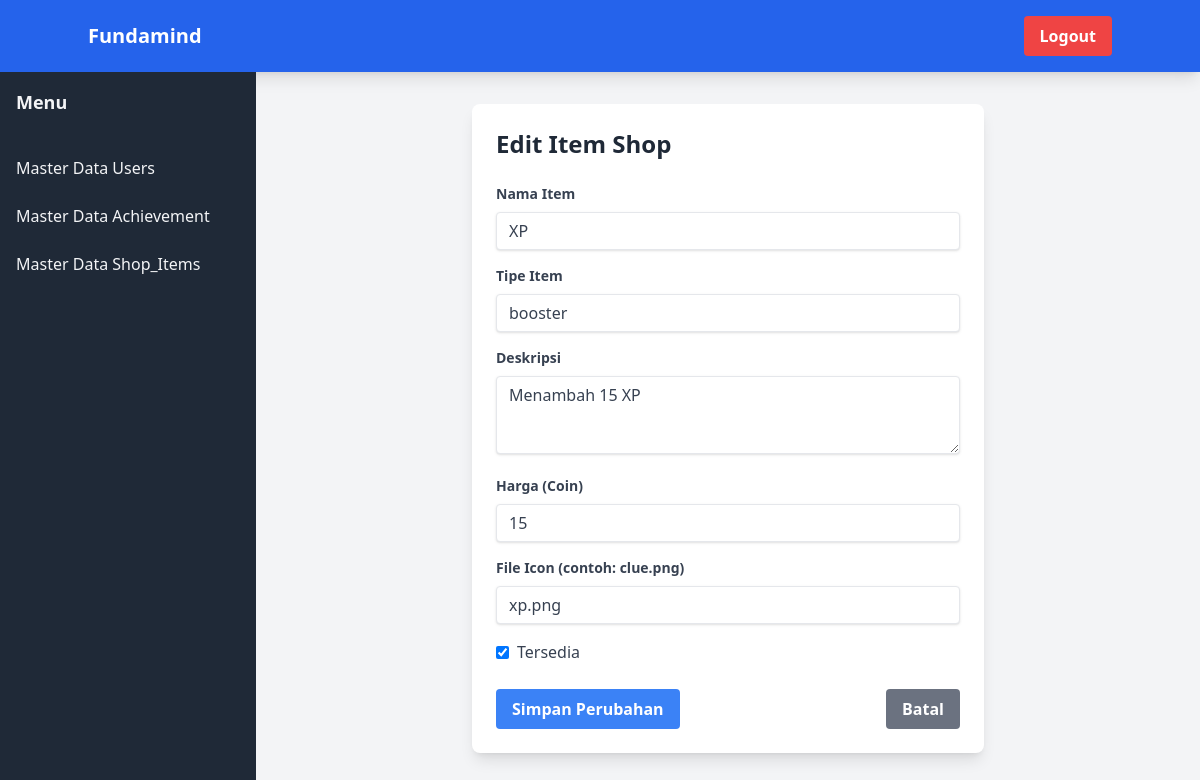
Screenshot of /pages/admin/shop_update.php?id=1 with the database file from the repository.
### tables this page shows
CREATE TABLE `shop_items` (
  `id_item` int NOT NULL,
  `nama_item` varchar(100) NOT NULL,
  `tipe_item` enum('avatar','badge','booster','custom','hint','skip') NOT NULL,
  `deskripsi` text,
  `harga_coin` int DEFAULT '0',
  `file_icon` varchar(255) DEFAULT NULL,
  `efek` text,
  `tersedia` tinyint(1) DEFAULT '1'
);

### pages/admin/shop_update.php (the view, shortened to what this page needs)
<?php
include __DIR__ . '../../db.php';
$id_item = $_GET['id'] ?? null;
$query = "SELECT * FROM shop_items WHERE id_item = $id_item";
$result = mysqli_query($koneksi, $query);
$item = mysqli_fetch_assoc($result);
?>
<!DOCTYPE html>
<html lang="id">
<head>
    <script src="https://cdn.tailwindcss.com"></script>
</head>
<body class="bg-gray-100 font-sans leading-normal tracking-normal">
<?php include 'includes/navbar.php'; ?>
<div class="flex">
    <?php include 'includes/sidebar.php'; ?>
    <div class="flex-1 p-8">
        <div class="max-w-lg mx-auto bg-white p-6 rounded-lg shadow-lg">
            <h2 class="text-2xl font-bold mb-6 text-gray-800">Edit Item Shop</h2>
            <form method="POST">
                <div class="mb-4">
                    <label for="nama_item" class="block text-gray-700 text-sm font-bold mb-2">Nama Item</label>
                    <input type="text" id="nama_item" name="nama_item"
                           value="<?php echo htmlspecialchars($item['nama_item']); ?>"
                           class="shadow appearance-none border rounded w-full py-2 px-3 text-gray-700 leading-tight">
                </div>
                <div class="mb-4">
                    <label for="tipe_item" class="block text-gray-700 text-sm font-bold mb-2">Tipe Item</label>
                    <input type="text" id="tipe_item" name="tipe_item"
                           value="<?php echo htmlspecialchars($item['tipe_item']); ?>"
                           class="shadow appearance-none border rounded w-full py-2 px-3 text-gray-700 leading-tight">
                </div>
                <div class="mb-4">
                    <label for="deskripsi" class="block text-gray-700 text-sm font-bold mb-2">Deskripsi</label>
                    <textarea id="deskripsi" name="deskripsi"
                              class="shadow appearance-none border rounded w-full py-2 px-3 text-gray-700 leading-tight"
                              rows="3"><?php echo htmlspecialchars($item['deskripsi']); ?></textarea>
                </div>
                <div class="mb-4">
                    <label for="harga_coin" class="block text-gray-700 text-sm font-bold mb-2">Harga (Coin)</label>
                    <input type="number" id="harga_coin" name="harga_coin"
                           value="<?php echo $item['harga_coin']; ?>"
                           class="shadow appearance-none border rounded w-full py-2 px-3 text-gray-700 leading-tight"
                           min="0">
                </div>
                <div class="mb-4">
                    <label for="file_icon" class="block text-gray-700 text-sm font-bold mb-2">File Icon (contoh: clue.png)</label>
                    <input type="text" id="file_icon" name="file_icon"
                           value="<?php echo htmlspecialchars($item['file_icon']); ?>"
                           class="shadow appearance-none border rounded w-full py-2 px-3 text-gray-700 leading-tight">
                </div>
                <div class="mb-6">
                    <label class="inline-flex items-center">
                        <input type="checkbox" name="tersedia" value="1" class="form-checkbox"
                               <?php echo $item['tersedia'] ? 'checked' : ''; ?>>
                        <span class="ml-2 text-gray-700">Tersedia</span>
                    </label>
                </div>
                <div class="flex justify-between">
                    <button type="submit"
                            class="bg-blue-500 hover:bg-blue-700 text-white font-bold py-2 px-4 rounded">
                        Simpan Perubahan
                    </button>
                    <a href="index.php?modul=shop&fitur=list"
                       class="bg-gray-500 hover:bg-gray-700 text-white font-bold py-2 px-4 rounded">
                        Batal
                    </a>
                </div>
            </form>
        </div>
    </div>
</div>
</body>
</html>

### rows the page displays
shop_items: nama_item "XP", tipe_item "booster", deskripsi "Menambah 15 XP", harga_coin "15", file_icon "xp.png", tersedia "☑"
